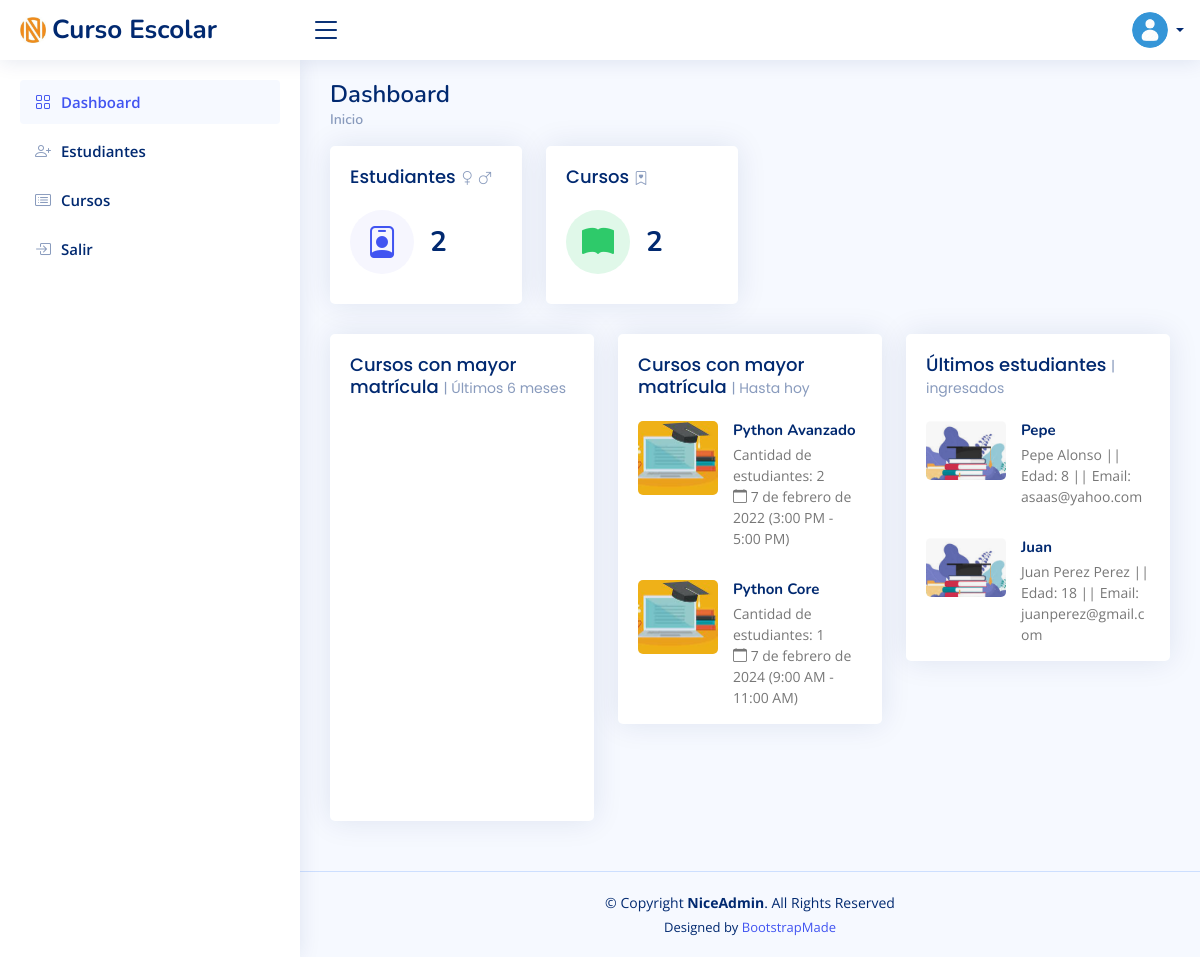
Page / (signed in) on the earlier database version.
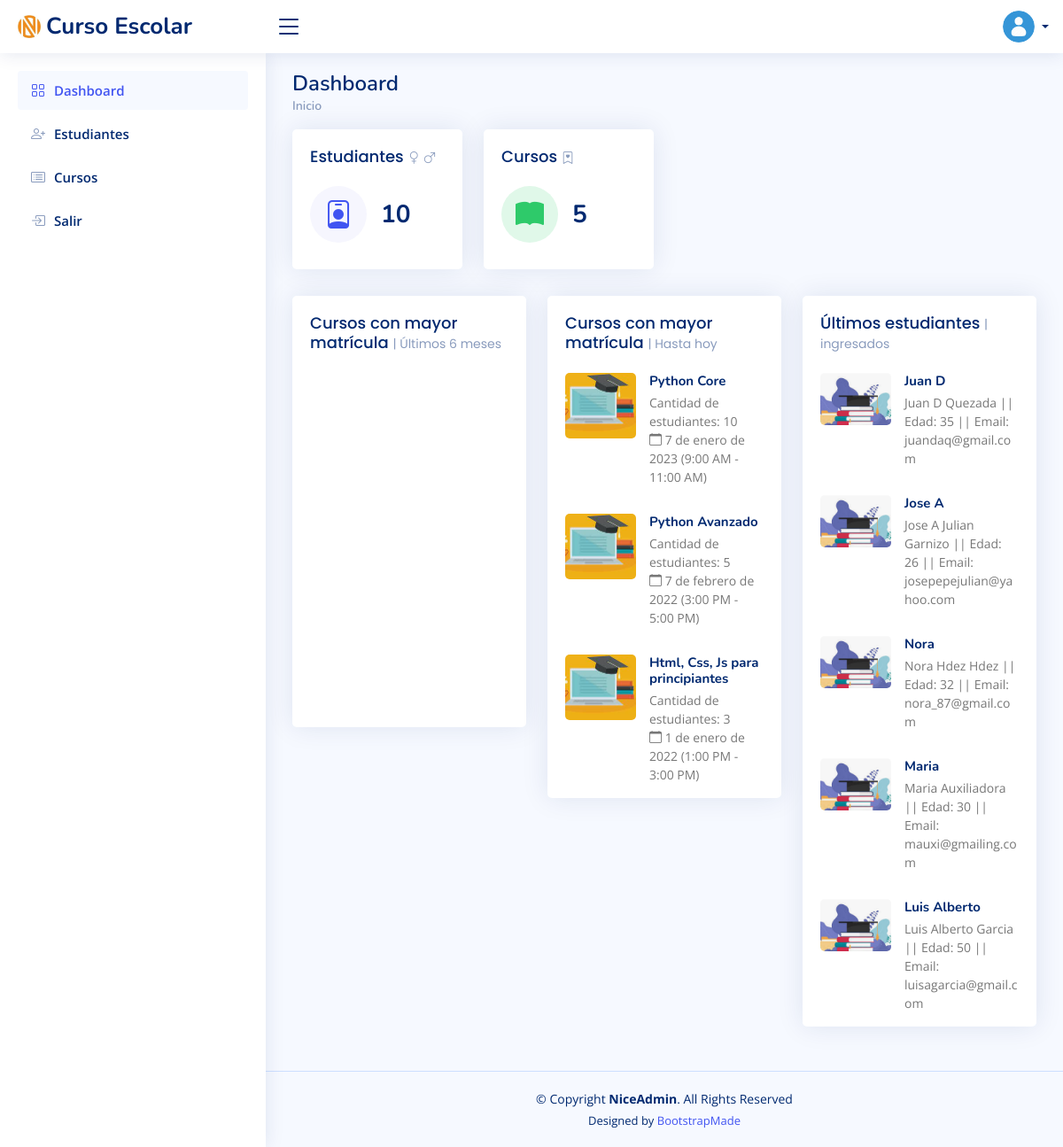
Same page on the later database version.
### courses_students_app/models.py (models this page shows, shortened)
class Course(models.Model):
    SCHEDULE_LIST = (
        ("9_11", '9:00 AM - 11:00 AM',),
        ("11_13", '11:00 AM - 1:00 PM',),
        ("13_15", '1:00 PM - 3:00 PM',),
        ("15_17", '3:00 PM - 5:00 PM',),
        ("17_19", '5:00 PM - 7:00 PM',),
        ("19_21", '7:00 PM - 9:00 PM',),
    )
    name = models.CharField(verbose_name="Nombre", max_length=255)
    schedule = models.CharField(verbose_name="Horario", max_length=255, choices=SCHEDULE_LIST)
    start_date = models.DateTimeField(verbose_name="Fecha inicio")
    end_date = models.DateTimeField(verbose_name="Fecha fin")
    students = models.ManyToManyField(Student, verbose_name="Estudiantes", blank=True)
    class Meta:
        verbose_name = 'Curso'
        verbose_name_plural = 'Cursos'
        ordering = ('start_date',)

class Student(models.Model):
    name = models.CharField(verbose_name="Nombre", max_length=255, validators=[validate_name])
    lastname = models.CharField(verbose_name="Apellidos", max_length=255, validators=[validate_name])
    age = models.IntegerField(verbose_name="Edad", validators=[validate_age])
    email = models.EmailField(verbose_name="Correo electrónico", max_length=254)
    class Meta:
        verbose_name = 'Estudiante'
        verbose_name_plural = 'Estudiantes'
        ordering = ('name',)
    def __str__(self):
        return f"{self.name} {self.lastname}"
    def full_info(self):
        return self.__str__() + f" || Edad: {self.age} || Email: {self.email}"

### courses_students_app/views.py (the view)
# urls.py: 2. Add a URL to urlpatterns:  path('', views.home, name='home')
def home(request):
    months_before = 6
    now = datetime.utcnow()
    tomorrow = now + timedelta(days=1)
    from_datetime = now - timedelta(days=(months_before * 365 / 12))
    courses_lsm = Course.objects.filter(end_date__gt=from_datetime, end_date__lt=tomorrow) \
        .annotate(total_student=Count('students')).order_by('-total_student')
    courses = Course.objects.annotate(total_student=Count('students')).order_by('-total_student')
    students = Student.objects.order_by("-pk")
    return render(request, "home.html", {
        'top_3_courses_last_six_months': courses_lsm[:3],
        'top_3_courses': courses[:3],
        'students': students[:5],
        'students_count': students.count(),
        'courses_count': Course.objects.count(),
    })

### templates/home.html (shortened to what this page needs)
{% extends 'index.html' %}
{% load static %}
{% block title %} Dashboard {% endblock %}
{% block content %}
    <section class="section dashboard">
      <div class="row">
        <div class="col-lg-12">
          <div class="row">
            <div class="col-md-3">
              <div class="card info-card sales-card">
                <div class="card-body">
                  <h5 class="card-title">Estudiantes <span>
                    <i class="bi bi-gender-female"></i>
                    <i class="bi bi-gender-male"></i>
                  </span></h5>
                  <div class="d-flex align-items-center">
                    <div class="card-icon rounded-circle d-flex align-items-center justify-content-center">
                      <i class="bi bi-person-badge"></i>
                    </div>
                    <div class="ps-3">
                      <h6>{{students_count}}</h6>
                    </div>
                  </div>
                </div>
              </div>
            </div>
            <div class="col-md-3">
              <div class="card info-card revenue-card">
                <div class="card-body">
                  <h5 class="card-title">Cursos <span><i class="bi bi-bookmark-heart"></i></span></h5>
                  <div class="d-flex align-items-center">
                    <div class="card-icon rounded-circle d-flex align-items-center justify-content-center">
                      <i class="bi bi-book-fill"></i>
                    </div>
                    <div class="ps-3">
                      <h6>{{courses_count}}</h6>
                    </div>
                  </div>
                </div>
              </div>
            </div>
          </div>
        </div>
        <div class="col-lg-12">
        <div class="row">
          <div class="col-md-4">
              <div class="card">
                <div class="card-body pb-0">
                  <h5 class="card-title">Cursos con mayor matrícula <span>| Últimos 6 meses</span></h5>
                  <div id="trafficChart" style="min-height: 400px;" class="echart"></div>
                </div>
              </div>
          </div>
          <div class="col-md-4">
              <div class="card">
            <div class="card-body pb-0">
              <h5 class="card-title">Cursos con mayor matrícula <span>| Hasta hoy</span></h5>
              <div class="news">
                {% for course in top_3_courses %}
                  <div class="post-item clearfix">
                    <img src="{% static 'imgs/course.png' %}" alt="course">
                    <h4><a href="{% url 'courses_detail' course.pk %}">{{course.name}}</a></h4>
                    <p>Cantidad de estudiantes: {{course.total_student}} <br><i class="bi bi-calendar"></i>  {{course.start_date|date}} ({{course.get_schedule_display}})</p>
                  </div>
                {% endfor %}
              </div>
            </div>
          </div>
          </div>
            <div class="col-md-4">
              <div class="card">
            <div class="card-body pb-0">
              <h5 class="card-title">Últimos estudiantes <span>| ingresados</span></h5>
              <div class="news">
                {% for student in students %}
                  <div class="post-item clearfix">
                    <img src="{% static 'imgs/student.png' %}" alt="course">
                    <h4><a href="{% url 'student_detail' student.pk %}">{{student.name}}</a></h4>
                    <p>{{student.full_info}}</p>
                  </div>
                {% endfor %}
              </div>
            </div>
          </div>
          </div>
        </div>
        </div>
      </div>
    </section>
{% endblock %}

### templates/index.html (shortened to what this page needs)
{% load static %}
<!DOCTYPE html>
<html lang="en">
<head>
  <link href="{% static 'assets/vendor/bootstrap/css/bootstrap.min.css' %}" rel="stylesheet">
  <link href="{% static 'assets/vendor/bootstrap-icons/bootstrap-icons.css' %}" rel="stylesheet">
  <link href="{% static 'assets/vendor/boxicons/css/boxicons.min.css' %}" rel="stylesheet">
  <link href="{% static 'assets/vendor/quill/quill.snow.css' %}" rel="stylesheet">
  <link href="{% static 'assets/vendor/quill/quill.bubble.css' %}" rel="stylesheet">
  <link href="{% static 'assets/vendor/remixicon/remixicon.css' %}" rel="stylesheet">
  <link href="{% static 'assets/vendor/simple-datatables/style.css' %}" rel="stylesheet">
  <link href="{% static 'assets/css/style.css' %}" rel="stylesheet">
  <link href="{% static 'select2/css/select2.min.css' %}" rel="stylesheet">
</head>
<body>
  <header id="header" class="header fixed-top d-flex align-items-center">
    <div class="d-flex align-items-center justify-content-between">
      <a href="{% url 'home' %}" class="logo d-flex align-items-center">
        <img src="{% static 'logo.jpeg' %}" alt="logo">
        <span class="d-none d-lg-block">Curso Escolar</span>
      </a>
      <i class="bi bi-list toggle-sidebar-btn"></i>
    </div>
    <nav class="header-nav ms-auto">
      <ul class="d-flex align-items-center">
        <li class="nav-item dropdown pe-3">
          <a class="nav-link nav-profile d-flex align-items-center pe-0" href="#" data-bs-toggle="dropdown">
            <img src="{% static 'imgs/userDefault4.png' %}" alt="Profile" class="rounded-circle">
            <span class="d-none d-md-block dropdown-toggle ps-2"></span>
          </a>
        </li>
      </ul>
    </nav>
  </header>
  <aside id="sidebar" class="sidebar">
    <ul class="sidebar-nav" id="sidebar-nav">
      <li class="nav-item">
        <a class="nav-link {% block dashboard_active %}collapsed{% endblock %}" href="{% url 'home' %}">
          <i class="bi bi-grid"></i>
          <span>Dashboard</span>
        </a>
      </li>
      <li class="nav-item">
        <a class="nav-link {% block student_active %}collapsed{% endblock %}" href="{% url 'student_list' %}">
          <i class="bi bi-person-plus"></i>
          <span>Estudiantes</span>
        </a>
      </li>
      <li class="nav-item">
        <a class="nav-link {% block course_active %}collapsed{% endblock %}" href="{% url 'courses_list' %}">
          <i class="bi bi-card-list"></i>
          <span>Cursos</span>
        </a>
      </li>
      <li class="nav-item">
        <a class="nav-link {% block logout_active %}collapsed{% endblock %}" href="{% url 'logout' %}">
          <i class="bi bi-box-arrow-in-right"></i>
          <span>Salir</span>
        </a>
      </li>
    </ul>
  </aside>
  <main id="main" class="main">
    <div class="pagetitle">
      <h1>{% block title %}{% endblock %}</h1>
      <nav>
        <ol class="breadcrumb">
          {% block breadcrumb %}
          <li class="breadcrumb-item"><a href="{% url 'home' %}">Inicio</a></li>
          {% endblock %}
        </ol>
      </nav>
    </div>
    {% block content %}
    {% endblock %}
  </main>
  <footer id="footer" class="footer">
    <div class="copyright">
      &copy; Copyright <strong><span>NiceAdmin</span></strong>. All Rights Reserved
    </div>
    <div class="credits">
      Designed by <a href="https://bootstrapmade.com/">BootstrapMade</a>
    </div>
  </footer>
</body>
</html>

### static/assets/css/style.css (style rules this page uses)
:root { scroll-behavior: smooth; }
body { font-family: "Open Sans", sans-serif; background: #f6f9ff; color: #444444; }
a { color: #4154f1; text-decoration: none; }
h1, h2, h3, h4, h5, h6 { font-family: "Nunito", sans-serif; }
#main { margin-top: 60px; padding: 20px 30px; transition: all 0.3s; }
.pagetitle { margin-bottom: 10px; }
.pagetitle h1 { font-size: 24px; margin-bottom: 0; font-weight: 600; color: #012970; }
.card { margin-bottom: 30px; border: none; border-radius: 5px; box-shadow: 0px 0 30px rgba(1, 41, 112, 0.1); }
.card-title { padding: 20px 0 15px 0; font-size: 18px; font-weight: 500; color: #012970; font-family: "Poppins", sans-serif; }
.card-title span { color: #899bbd; font-size: 14px; font-weight: 400; }
.card-body { padding: 0 20px 20px 20px; }
.breadcrumb { font-size: 14px; font-family: "Nunito", sans-serif; color: #899bbd; font-weight: 600; }
.breadcrumb a { color: #899bbd; transition: 0.3s; }
.breadcrumb .breadcrumb-item::before { color: #899bbd; }
.logo { line-height: 1; }
@media (min-width: 1200px) { .logo { width: 280px; } }
.logo img { max-height: 26px; margin-right: 6px; }
.logo span { font-size: 26px; font-weight: 700; color: #012970; font-family: "Nunito", sans-serif; }
.header { transition: all 0.5s; z-index: 997; height: 60px; box-shadow: 0px 2px 20px rgba(1, 41, 112, 0.1); background-color: #fff; padding-left: 20px; }
.header .toggle-sidebar-btn { font-size: 32px; padding-left: 10px; cursor: pointer; color: #012970; }
.header-nav ul { list-style: none; }
.header-nav>ul { margin: 0; padding: 0; }
.header-nav .nav-profile { color: #012970; }
.header-nav .nav-profile img { max-height: 36px; }
.header-nav .nav-profile span { font-size: 14px; font-weight: 600; }
.sidebar { position: fixed; top: 60px; left: 0; bottom: 0; width: 300px; z-index: 996; transition: all 0.3s; padding: 20px; overflow-y: auto; scrollbar-width: thin; scrollbar-color: #aab7cf transparent; box-shadow: 0px 0px 20px rgba(1, 41, 112, 0.1); background-color: #fff; }
@media (min-width: 1200px) { #main, #footer { margin-left: 300px; } }
.sidebar-nav { padding: 0; margin: 0; list-style: none; }
.sidebar-nav li { padding: 0; margin: 0; list-style: none; }
.sidebar-nav .nav-item { margin-bottom: 5px; }
.sidebar-nav .nav-link { display: flex; align-items: center; font-size: 15px; font-weight: 600; color: #4154f1; transition: 0.3; background: #f6f9ff; padding: 10px 15px; border-radius: 4px; }
.sidebar-nav .nav-link i { font-size: 16px; margin-right: 10px; color: #4154f1; }
.sidebar-nav .nav-link.collapsed { color: #012970; background: #fff; }
.sidebar-nav .nav-link.collapsed i { color: #899bbd; }
.dashboard .info-card { padding-bottom: 10px; }
.dashboard .info-card h6 { font-size: 28px; color: #012970; font-weight: 700; margin: 0; padding: 0; }
.dashboard .card-icon { font-size: 32px; line-height: 0; width: 64px; height: 64px; flex-shrink: 0; flex-grow: 0; }
.dashboard .sales-card .card-icon { color: #4154f1; background: #f6f6fe; }
.dashboard .revenue-card .card-icon { color: #2eca6a; background: #e0f8e9; }
.dashboard .news .post-item+.post-item { margin-top: 15px; }
.dashboard .news img { width: 80px; float: left; border-radius: 5px; }
.dashboard .news h4 { font-size: 15px; margin-left: 95px; font-weight: bold; margin-bottom: 5px; }
.dashboard .news h4 a { color: #012970; transition: 0.3s; }
.dashboard .news p { font-size: 14px; color: #777777; margin-left: 95px; }
.footer { padding: 20px 0; font-size: 14px; transition: all 0.3s; border-top: 1px solid #cddfff; }
.footer .copyright { text-align: center; color: #012970; }
.footer .credits { padding-top: 5px; text-align: center; font-size: 13px; color: #012970; }

Differences in the rows shown:
no longer on this page (row edited): Student: name "Pepe", full_info "Pepe Alonso || Edad: 8 || Email: asaas@yahoo.com"
no longer on this page (row unchanged): Student: name "Juan", full_info "Juan Perez Perez || Edad: 18 || Email: juanperez@gmail.com"
changed Course "Python Core": total_student "1" → "10"; start_date "7 de febrero de 2024" → "7 de enero de 2023"; moves up the list
computed for Course "Python Avanzado": total_student "2" → "5"
added Course: name "Html, Css, Js para principiantes", total_student "3", start_date "1 de enero de 2022", schedule "1:00 PM - 3:00 PM"
added Student: name "Juan D", full_info "Juan D Quezada || Edad: 35 || Email: juandaq@gmail.com"
added Student: name "Jose A", full_info "Jose A Julian Garnizo || Edad: 26 || Email: josepepejulian@yahoo.com"
added Student: name "Nora", full_info "Nora Hdez Hdez || Edad: 32 || Email: nora_87@gmail.com"
added Student: name "Maria", full_info "Maria Auxiliadora || Edad: 30 || Email: mauxi@gmailing.com"
added Student: name "Luis Alberto", full_info "Luis Alberto Garcia || Edad: 50 || Email: luisagarcia@gmail.com"
Other differences:
{{ students_count }}: "2" → "10"
{{ courses_count }}: "2" → "5"
